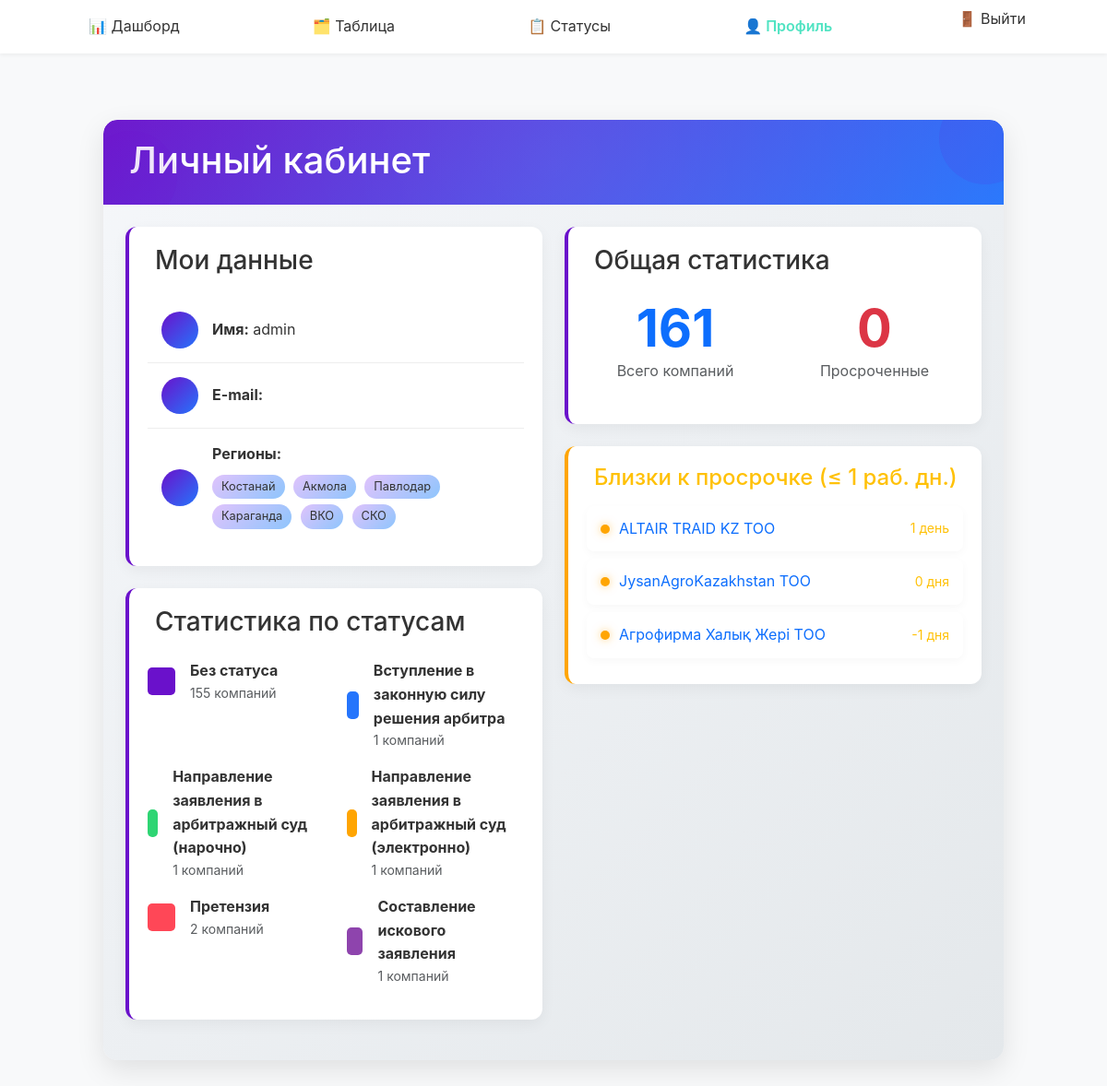
Page /main/profile/ (signed in) on the committed database.
### main/models.py (models this page shows, shortened)
class Region(models.Model):
    code = models.CharField(
        "Код региона",
        max_length=3,
        unique=True,
        choices=REGION_CHOICES
    )
    name = models.CharField("Название региона", max_length=50)
    class Meta:
        verbose_name = "Регион"
        verbose_name_plural = "Регионы"
    def get_code_display(self):
        return dict(REGION_CHOICES).get(self.code, self.code)

class Status(models.Model):
    name = models.CharField("Название статуса", max_length=400)
    order = models.PositiveIntegerField(
        "Порядок отображения",
        default=0,
        help_text="Чем меньше — тем левее на доске"
    )
    duration_days = models.PositiveIntegerField(
        "Рекомендуемое время (дней)",
        default=0,
        help_text="Рекомендованное количество дней в этом статусе"
    )
    class Meta:
        ordering = ["order"]
        verbose_name = "Статус"
        verbose_name_plural = "Статусы"

class Company(models.Model):
    name = models.CharField("Название компании", max_length=200)
    bin_number = models.CharField(
        "БИН",
        max_length=50,
        blank=True,
        null=True,
        help_text="Бизнес-идентификационный номер (необязательно)"
    )
    manager_name = models.CharField(
        "Управляющий",
        max_length=150,
        blank=True,
        null=True,
        help_text="Имя ответственного лица/управляющего (необязательно)"
    )
    debt_amount = models.DecimalField(
        "Сумма долга",
        max_digits=12,
        decimal_places=2,
        blank=True,
        null=True,
        help_text="Сумма долга (необязательно)"
    )
    status = models.ForeignKey(
        Status,
        on_delete=models.SET_NULL,
        null=True,
        blank=True,
        related_name="+",
        verbose_name="Текущий статус"
    )
    position = models.IntegerField(
        "Позиция в колонке",
        default=0,
        help_text="Порядок внутри одного статуса на доске"
    )
    region = models.CharField(
        "Регион",
        max_length=3,
        choices=REGION_CHOICES,
        default="KST",
        help_text="Географический регион компании"
    )
    repaid_amount = models.DecimalField(
        "Сумма погашения",
        max_digits=12,
        decimal_places=2,
        blank=True,
        null=True,
        help_text="Сумма уже погашенного долга (если есть)"
    )
    class Meta:
        ordering = ["position"]
        verbose_name = "Компания"
        verbose_name_plural = "Компании"
    @property
    def days_left(self):
        latest_status = self.history.order_by('-changed_at').first()
        if not latest_status or not latest_status.status or latest_status.status.duration_days == 0:
            return None
        deadline = latest_status.changed_at.date() + timedelta(days=latest_status.status.duration_days)
        return (deadline - timezone.now().date()).days

class CompanyStatusHistory(models.Model):
    company = models.ForeignKey(
        Company,
        on_delete=models.CASCADE,
        related_name="history",
        verbose_name="Компания"
    )
    status = models.ForeignKey(
        Status,
        on_delete=models.SET_NULL,
        null=True,
        blank=True,
        verbose_name="Статус"
    )
    changed_at = models.DateTimeField(
        "Дата и время смены",
        default=timezone.now,
        help_text="Когда был установлен этот статус"
    )
    is_paused = models.BooleanField(
        "На паузе",
        default=False,
        help_text="Флаг: этот этап приостановлен?"
    )
    paused_at = models.DateTimeField(
        "Когда поставили на паузу",
        null=True,
        blank=True,
        help_text="Если этап на паузе, когда именно он был поставлен на паузу"
    )
    class Meta:
        ordering = ["-changed_at"]
        verbose_name = "Запись истории статусов"
        verbose_name_plural = "История статусов"

### main/views.py (the view)
# urls.py: path('profile/', views.profile, name='profile'),
@login_required
def profile(request):
    user = request.user
    if user.is_staff:
        qs = Company.objects.all()
    else:
        user_regions = user.profile.regions.values_list('code', flat=True)
        qs = Company.objects.filter(region__in=user_regions)
    now = timezone.now()
    overdue_list = []
    almost_overdue_list = []
    for c in qs:
        last_hist = c.history.first()
        c.days_in_status = None
        c.is_overdue = False
        calculated_days_left = None  # ✅ теперь переменная локальная
        if last_hist and c.status and c.status.duration_days:
            passed = count_workdays(last_hist.changed_at, now)
            c.days_in_status = passed
            duration = c.status.duration_days
            if passed > duration:
                c.is_overdue = True
            else:
                c.is_overdue = False
                calculated_days_left = duration - passed
        if c.is_overdue:
            overdue_list.append(c)
        elif calculated_days_left is not None and calculated_days_left <= 1:
            almost_overdue_list.append(c)
    by_status = (
        qs.values('status__name')
          .annotate(count=Count('id'))
          .order_by('status__name')
    )
    total = qs.count()
    overdue = len(overdue_list)
    return render(request, 'main/profile.html', {
        'title':               'Личный кабинет',
        'total':               total,
        'overdue':             overdue,
        'by_status':           by_status,
        'almost_overdue_list': almost_overdue_list,
        'overdue_list':        overdue_list,
    })

### main/views.py (called while the page is built)
def count_workdays(start_dt, end_dt):
    start_date = start_dt.date()
    end_date = end_dt.date()
    workdays = 0
    current = start_date
    while current < end_date:
        if current.weekday() < 5:
            workdays += 1
        current += timedelta(days=1)
    return workdays

### main/templates/main/profile.html (shortened to what this page needs)
{% extends 'main/base.html' %}
{% block content %}
<div class="container py-5" style="max-width:1000px;">
  <div class="profile-card mb-5">
    <div class="profile-header">
      <div class="floating-icon floating-icon-1"></div>
      <div class="floating-icon floating-icon-2"></div>
      <h1 class="mb-1"> Личный кабинет</h1>
    </div>
    <div class="p-4 position-relative">
      <div class="row">
        <div class="col-md-6">
          <div class="stat-card mb-4">
            <h3 class="mb-4"> Мои данные</h3>
            <ul class="list-group">
              <li class="user-info-item">
                <div class="info-icon">
                </div>
                <div>
                  <strong>Имя:</strong> {{ user.get_full_name|default:user.username }}
                </div>
              </li>
              <li class="user-info-item">
                <div class="info-icon">
                </div>
                <div>
                  <strong>E-mail:</strong> {{ user.email }}
                </div>
              </li>
              <li class="user-info-item">
                <div class="info-icon">
                </div>
                <div>
                  <strong>Регионы:</strong><br>
                  <div class="mt-2">
                    {% if user.profile.regions.exists %}
                      {% for reg in user.profile.regions.all %}
                        <span class="region-tag">{{ reg.get_code_display }}</span>
                      {% endfor %}
                    {% else %}
                      <span class="text-muted">Не указаны</span>
                    {% endif %}
                  </div>
                </div>
              </li>
            </ul>
          </div>
          <div class="stat-card">
            <h3 class="mb-4"> Статистика по статусам</h3>
            {% if by_status %}
              <div class="row">
                {% for st in by_status %}
                  <div class="col-6 mb-3">
                    <div class="d-flex align-items-center">
                      <div class="me-3 color-{{ forloop.counter }}" style="width:30px; height:30px; border-radius:5px;"></div>
                      <div>
                        <div class="fw-bold">{{ st.status__name|default:"Без статуса" }}</div>
                        <div class="text-muted small">{{ st.count }} компаний</div>
                      </div>
                    </div>
                  </div>
                {% endfor %}
              </div>
            {% else %}
              <div class="text-center py-3 text-muted">
                <i class="fas fa-inbox fa-2x mb-2"></i><br>
                Нет компаний в системе
              </div>
            {% endif %}
          </div>
        </div>
        <div class="col-md-6">
          <div class="stat-card mb-4">
            <h3 class="mb-4"> Общая статистика</h3>
            <div class="row text-center">
              <div class="col-6 mb-4">
                <div class="display-4 fw-bold text-primary">{{ total }}</div>
                <div class="text-muted">Всего компаний</div>
              </div>
              <div class="col-6 mb-4">
                <div class="display-4 fw-bold text-danger">{{ overdue }}</div>
                <div class="text-muted">Просроченные</div>
              </div>
            </div>
          </div>
          {% if almost_overdue_list %}
            <div class="stat-card warning mb-4">
              <h4 class="mb-3 text-warning">
                Близки к просрочке (≤ 1 раб. дн.)
              </h4>
              <div class="company-list">
                {% for c in almost_overdue_list %}
                  <a href="{% url 'main:company_detail' c.pk %}" class="company-item text-decoration-none">
                    <div class="status-indicator warning"></div>
                    <div class="flex-grow-1">{{ c.name }}</div>
                    <small class="text-warning">
                      {{ c.days_left }} {% if c.days_left == 1 %}день{% else %}дня{% endif %}
                    </small>
                  </a>
                {% endfor %}
              </div>
            </div>
          {% endif %}
        </div>
      </div>
    </div>
  </div>
</div>
{% endblock %}

### main/static/main/css/custom.css (style rules this page uses)
:root { --color-primary: #4a90e2; --color-secondary: #f5f7fa; --color-accent: #50e3c2; --color-danger: #dc3545; --color-warning: #f5a623; --color-success: #7ed321; --color-text: #333333; --radius-sm: 0.25rem; --radius: 0.5rem; --radius-lg: 0.75rem; --shadow-sm: 0 2px 4px rgba(0,0,0,0.05); --shadow-md: 0 4px 12px rgba(0,0,0,0.1); }
body { background-color: var(--color-secondary); color: var(--color-text); font-family: 'Inter', sans-serif; line-height: 1.6; }

### main/templates/main/profile.html (style rules this page uses)
.profile-card { background: linear-gradient(135deg, #f5f7fa 0%, #e4e8eb 100%); border-radius: 15px; box-shadow: 0 10px 30px rgba(0,0,0,0.1); transition: all 0.3s ease; border: none; overflow: hidden; }
.profile-header { background: linear-gradient(135deg, #6a11cb 0%, #2575fc 100%); color: white; padding: 20px; border-radius: 15px 15px 0 0; position: relative; overflow: hidden; }
.profile-header:before { content: ""; position: absolute; top: -50%; left: -50%; width: 200%; height: 200%; background: radial-gradient(circle, rgba(255,255,255,0.1) 0%, rgba(255,255,255,0) 70%); }
.stat-card { background: white; border-radius: 12px; padding: 20px; margin-bottom: 20px; box-shadow: 0 5px 15px rgba(0,0,0,0.05); border-left: 4px solid #6a11cb; transition: all 0.3s ease; }
.stat-card.warning { border-left-color: #ffa502; }
.user-info-item { border: none; border-bottom: 1px solid #eee; padding: 15px; display: flex; align-items: center; }
.user-info-item:last-child { border-bottom: none; }
.info-icon { width: 40px; height: 40px; background: linear-gradient(135deg, #6a11cb 0%, #2575fc 100%); color: white; border-radius: 50%; display: flex; align-items: center; justify-content: center; margin-right: 15px; flex-shrink: 0; }
.company-item { display: flex; align-items: center; padding: 12px 15px; border-radius: 8px; margin-bottom: 8px; background: white; box-shadow: 0 3px 10px rgba(0,0,0,0.03); transition: all 0.2s ease; }
.status-indicator { width: 10px; height: 10px; border-radius: 50%; margin-right: 10px; flex-shrink: 0; }
.status-indicator.warning { background: #ffa502; box-shadow: 0 0 10px rgba(255, 165, 2, 0.5); }
.region-tag { background: linear-gradient(135deg, #e0c3fc 0%, #8ec5fc 100%); color: #333; padding: 3px 10px; border-radius: 50px; font-size: 0.8rem; margin-right: 5px; margin-bottom: 5px; display: inline-block; }
.floating-icon { position: absolute; width: 100px; height: 100px; border-radius: 50%; background: rgba(106, 17, 203, 0.1); z-index: 0; }
.floating-icon-1 { top: -30px; right: -30px; }
.floating-icon-2 { bottom: -20px; left: -20px; }
.color-1 { background: #6a11cb; }
.color-2 { background: #2575fc; }
.color-3 { background: #2ed573; }
.color-4 { background: #ffa502; }
.color-5 { background: #ff4757; }
.color-6 { background: #8e44ad; }

### rows in the picture
Region: code "Костанай"
Region: code "Акмола"
Region: code "Павлодар"
Region: code "Караганда"
Region: code "ВКО"
Region: code "СКО"
Status: status__name "Вступление в законную силу решения арбитра", count "1"
Status: status__name "Направление заявления в арбитражный суд (нарочно)", count "1"
Status: status__name "Направление заявления в арбитражный суд (электронно)", count "1"
Status: status__name "Претензия", count "2"
Status: status__name "Составление искового заявления", count "1"
Company: name "ALTAIR TRAID KZ ТОО", days_left "1", shows "день"
Company: name "JysanAgroKazakhstan ТОО", days_left "0", shows "дня"
Company: name "Агрофирма Халық Жері ТОО", days_left "-1", shows "дня"

### other values in the picture
{{ user.get_full_name|default:user.username }} "admin"
{{ st.status__name|default:"Без статуса" }} "Без статуса"
{{ st.count }} "155"
{{ total }} "161"
{{ overdue }} "0"
